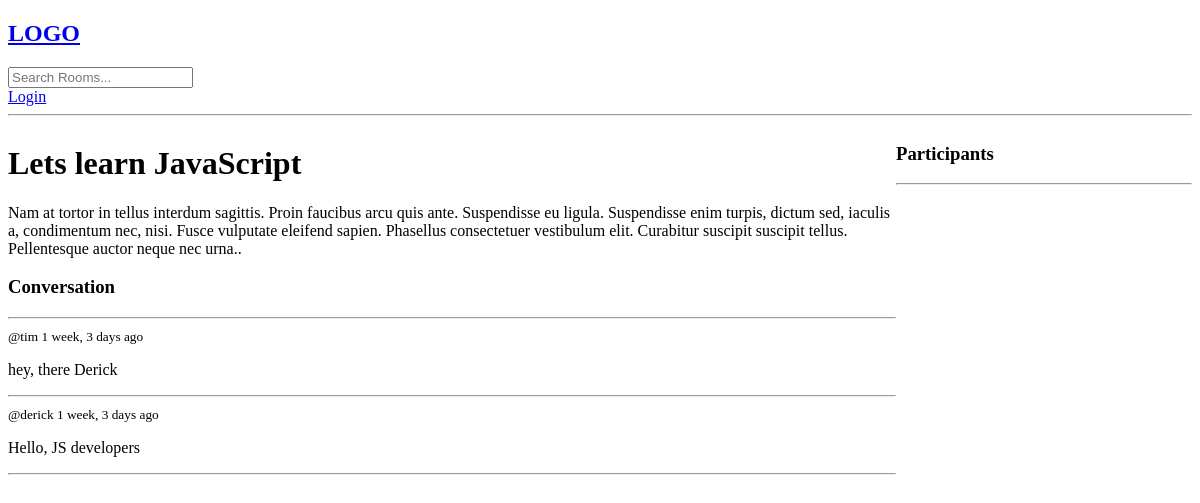
The page /room/1/ on the database as committed earlier.
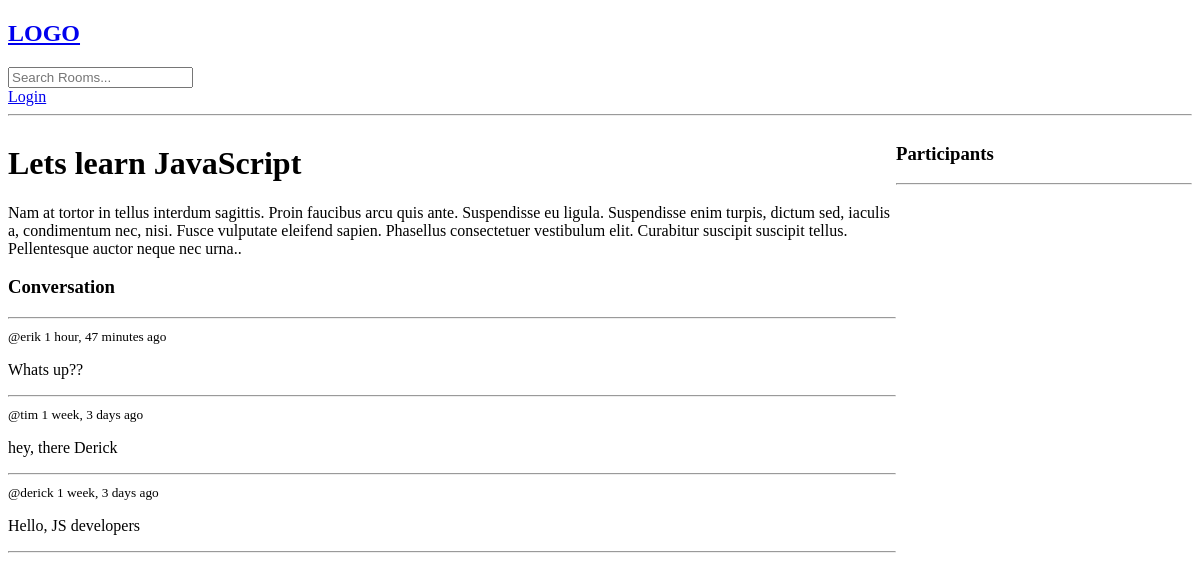
The same page on the database as committed later.
### base/models.py (models this page shows, shortened)
class Room(models.Model):
    host = models.ForeignKey(User, on_delete=models.SET_NULL, null=True) # database table relationship
    topic=  models.ForeignKey(Topic, on_delete=models.SET_NULL, null=True)
    name = models.CharField(max_length=200)
    description = models.TextField(null=True, blank=True)
    participants = models.ManyToManyField(User, related_name='participants',blank=True)  # many to many relationship.
    updated = models.DateTimeField(auto_now=True) #updates each time an item is updated
    created = models.DateTimeField(auto_now_add=True) #runs ONLY once when an item is created in DB
    class Meta:
        ordering = ['-updated', '-created'] # '-' enables order by descending order(new first)

class Message(models.Model):
    user = models.ForeignKey(User, on_delete=models.CASCADE) # database table relationship
    room = models.ForeignKey(Room, on_delete=models.CASCADE)
    body = models.TextField()
    updated = models.DateTimeField(auto_now=True)
    created = models.DateTimeField(auto_now_add=True)

### base/views.py (the view, shortened to what this page needs)
# urls.py: path('room/<str:pk>/', views.room, name='room'),
def room(request, pk):  #Dynamic route in Python
    room = Room.objects.get(id=pk)
    room_messages = room.message_set.all().order_by('-created') #query messages related to the room. "Message" model
    participants = room.participants.all()  # get all room participants
    context = {'room': room, 'room_messages': room_messages, 'participants':participants}
    return render(request, 'base/room.html', context)

### base/templates/base/room.html (shortened to what this page needs)
{% extends 'main.html' %} {% block content %}
<div class="room-container">
    <div>
        <h1>{{room.name}}</h1>
        <p>{{room.description}}</p>
        <div class="comment-wrapper">
        <h3>Conversation</h3>
        <hr />
        {% for message in room_messages %}
        <div>
            <small>@{{message.user}} {{message.created|timesince}} ago</small>
            <p>{{message.body}}</p>
            <hr />
        </div>
        {% endfor %}
        </div>
    </div>
    <div>
        <h3>Participants</h3>
        <hr>
    </div>
</div>
{% endblock content %}

### templates/main.html (shortened to what this page needs)
<!DOCTYPE html>
<html lang="en">
<head>
</head>
<body>
    {% include 'navbar.html' %}
    {% block content %}
    {% endblock %}
</body>
</html>

### templates/navbar.html
<a href="/">
    <h2>LOGO</h2>
</a>
<form method="GET" action="{% url 'home' %}">
    <input type="text" name="q" placeholder="Search Rooms...">
</form>
{% if request.user.is_authenticated %}
    <p>Hello {{request.user}}</p>
    <a href="{% url 'logout' %}">Logout</a>
{% else %}
    <a href="{% url 'login' %}">Login</a>
{% endif %}
<hr>

### base/templates/base/room.html (style rules this page uses)
.room-container { display: grid; grid-template-columns: 3fr 1fr; }

Rows that differ between the two databases and show on the page:
added Message: user "erik", created "1 hour, 47 minutes", body "Whats up??"
